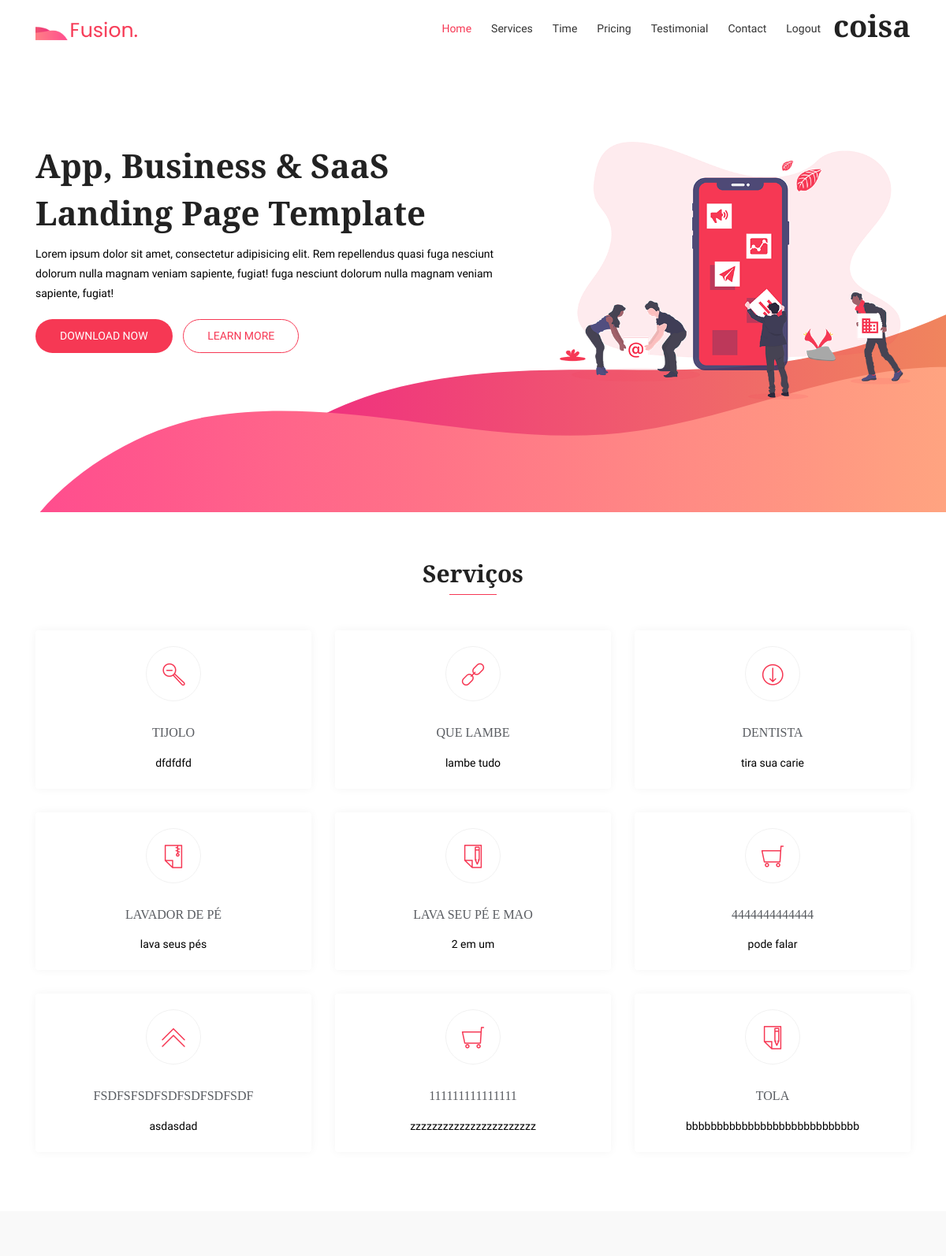
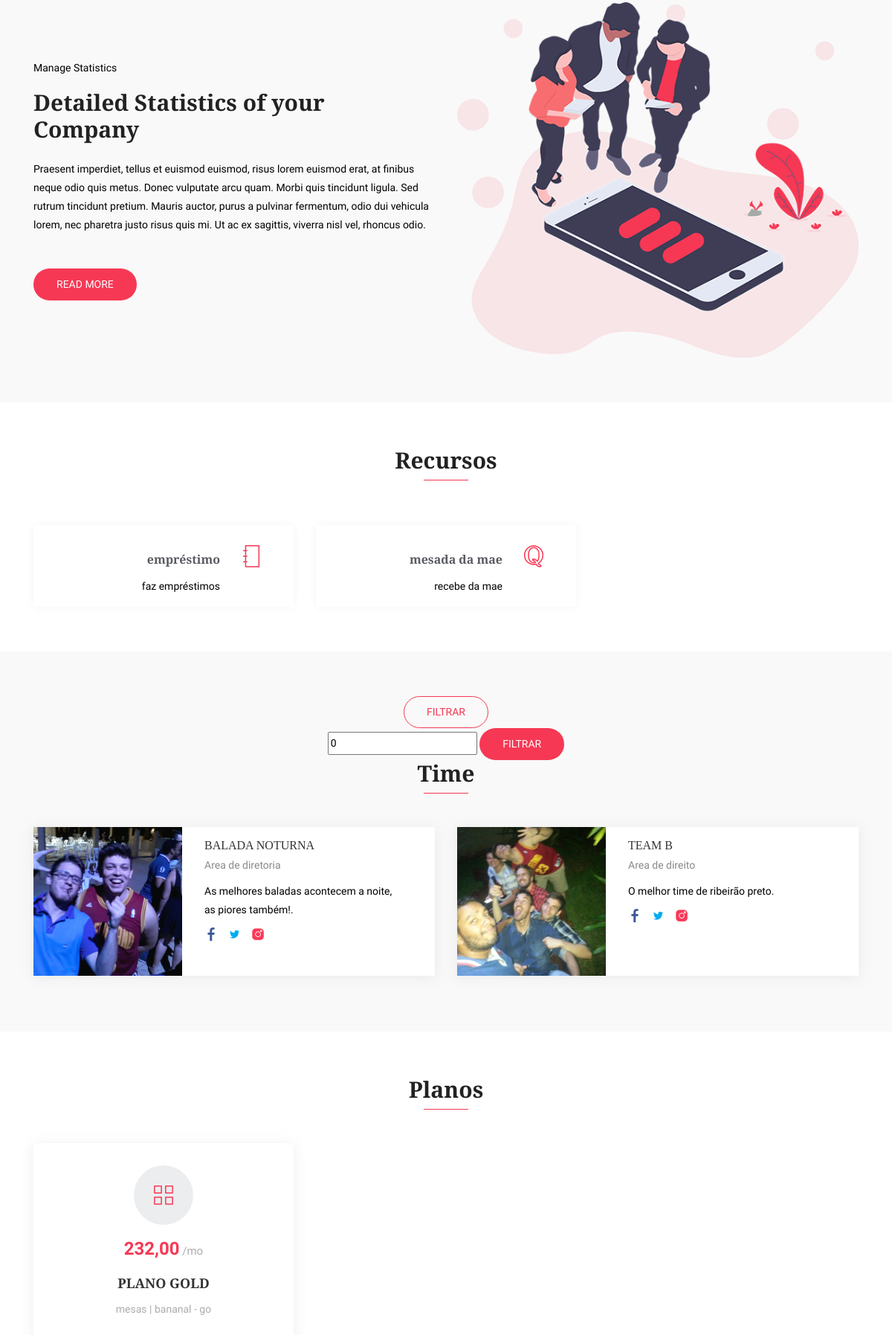
The page /fusion/home/ (signed in, upper part) on the database its author committed (2 pictures, top to bottom).
### fusion/models.py (models this page shows, shortened)
class Service(models.Model):
    STATUS_CHOICE = (
        ('active', 'Ativo'),
        ('deleted', 'Deletado'),
        ('blocked', 'Bloqueado'),
    )
    titulo = models.CharField('Titulo', max_length=100)
    descricao = models.TextField('Descrição', blank=True, null=True, )
    icone = models.CharField('Ícone', max_length=100, choices=ICONS_CHOICE)
    empresa = models.ForeignKey(Empresa, on_delete=models.CASCADE, related_name="services",
                                verbose_name='Empresa')  # relaciona o registro da tabela com o registro da tabela  Empresa
    liberado = models.BooleanField('Liberado', default=False)
    status = models.CharField('Status', choices=STATUS_CHOICE, default=STATUS_CHOICE[0][0], max_length=11, null=True, blank=True)
    class Meta:
        verbose_name = 'Serviço'
        verbose_name_plural = 'Serviços'

class Resource(models.Model):
    titulo = models.CharField(max_length=100)
    descricao = models.TextField(blank=True, null=True)
    icone = models.CharField(max_length=100, choices=ICONS_CHOICE)
    empresa = models.ForeignKey(Empresa, on_delete=models.CASCADE,
                                related_name="resources")  # relaciona o registro da tabela com o registro da tabela  Empresa
    class Meta:
        verbose_name = 'Recurso'
        verbose_name_plural = 'Recursos'

class Team(models.Model):
    CARGOCHOICES = (
        ("1", "Area de programação"),
        ("2", "Area de direito"),
        ("3", "Area de diretoria"),
        ("4", "Area de almoxerifado"),
        ("5", "Area de farmácia"),
    )
    imagem = models.ImageField(blank=True, null=True, upload_to='team/')
    experiencia = models.DecimalField(max_digits=6, decimal_places=0, default=0)
    nome = models.CharField(max_length=100)
    cargo = models.CharField(choices=CARGOCHOICES, max_length=2)
    descricao = models.TextField(max_length=100)
    facebook_url = models.URLField(blank=True, null=True)
    twitter_url = models.URLField(blank=True, null=True)
    instagran_url = models.URLField(blank=True, null=True)
    empresa = models.ForeignKey(Empresa, on_delete=models.CASCADE, related_name="teams")
    class Meta:
        verbose_name = 'Equipe'
        verbose_name_plural = 'Equipes'

class Plan(models.Model):
    preco = models.DecimalField(max_digits=6, decimal_places=2, blank=True, null=True)
    titulo = models.TextField(max_length=100, blank=True, null=True)
    icone = models.CharField(max_length=100, choices=ICONS_CHOICE)
    empresa = models.ForeignKey(Empresa, on_delete=models.CASCADE, related_name="plans")
    class Meta:
        verbose_name = 'Plano'
        verbose_name_plural = 'Planos'

class Empresa(models.Model):
    nome = models.CharField(max_length=100)
    cidade = models.CharField(max_length=100, blank=True, null=True)
    estado = models.CharField(max_length=100)
    usuario = models.OneToOneField(User, on_delete=models.CASCADE)
    class Meta:
        verbose_name = 'Empresa'  # nome para o cliente ver a (class 'Empresa')
        verbose_name_plural = 'Empresas'
    def __str__(self):
        return f'{self.nome} | {self.cidade} - {self.estado}'

### fusion/views.py (the view)
# urls.py: path('home/', login_required(views.PaginaInicial.as_view()), name='inicial'),
@method_decorator(csrf_exempt, name='dispatch')
class PaginaInicial(TemplateView):
    template_name = 'fusion.html'
    def get_context_data(self, **kwargs):
        sel_experiencia = self.request.GET.get("experiencia",0)
        user = self.request.user
        empresa = user.empresa
        context = super(PaginaInicial, self).get_context_data()
        services = Service.objects.filter(empresa=empresa)
        context["services"] = services
        resources = Resource.objects.filter(empresa=empresa)
        context["resources"] = resources
        teams = Team.objects.filter(empresa=empresa, experiencia__gte=sel_experiencia)
        context["teams"] = teams
        plans = Plan.objects.filter(empresa=empresa)
        context["plans"] = plans
        speechs = Speech.objects.filter(empresa=empresa)
        context["speechs"] = speechs
        form = ContactForm
        context["form"] = form
        context["sel_experiencia"] = sel_experiencia
        return context

### templates/fusion.html (shortened to what this page needs)
{% load static %}
<!DOCTYPE html>
<html lang="en">
<head>
    <link rel="stylesheet" href="{% static 'assets/css/bootstrap.min.css' %}">
    <link rel="stylesheet" href="{% static 'assets/fonts/line-icons.css' %}">
    <link rel="stylesheet" href="{% static 'assets/css/owl.carousel.min.css' %}">
    <link rel="stylesheet" href="{% static 'assets/css/owl.theme.css' %}">
    <link rel="stylesheet" href="{% static 'assets/css/animate.css' %}">
    <link rel="stylesheet" href="{% static 'assets/css/main.css' %}">
    <link rel="stylesheet" href="{% static 'assets/css/responsive.css' %}">
    <link rel="stylesheet" href="{% static 'assets/css/custom.css' %}">
</head>
<body>
<header id="header-wrap">
    <nav class="navbar navbar-expand-md bg-inverse fixed-top scrolling-navbar">
        <div class="container">
            <a href="index.html" class="navbar-brand"><img src="{% static 'assets/img/logo.png' %}" alt=""></a>
            <div class="collapse navbar-collapse" id="navbarCollapse">
                <ul class="navbar-nav mr-auto w-100 justify-content-end clearfix">
                    <li class="nav-item active">
                        <a class="nav-link" href="#hero-area">
                            Home
                        </a>
                    </li>
                    <li class="nav-item">
                        <a class="nav-link" href="#services">
                            Services
                        </a>
                    </li>
                    <li class="nav-item">
                        <a class="nav-link" href="#team">
                            Time
                        </a>
                    </li>
                    <li class="nav-item">
                        <a class="nav-link" href="#pricing">
                            Pricing
                        </a>
                    </li>
                    <li class="nav-item">
                        <a class="nav-link" href="#testimonial">
                            Testimonial
                        </a>
                    </li>
                    <li class="nav-item">
                        <a class="nav-link" href="#contact">
                            Contact
                        </a>
                    </li>
                    <li class="nav-item">
                        <a class="nav-link" href="{% url 'account_logout' %}">
                            Logout
                        </a>
                    </li>
                </ul>
                <h4 class="ml-3 head-title">{{ user }}
                </h4>
            </div>
        </div>
    </nav>
    <div id="hero-area" class="hero-area-bg">
        <div class="container">
            <div class="row">
                <div class="col-lg-7 col-md-12 col-sm-12 col-xs-12">
                    <div class="contents">
                        <h2 class="head-title">App, Business & SaaS<br>Landing Page Template</h2>
                        <p>Lorem ipsum dolor sit amet, consectetur adipisicing elit. Rem repellendus quasi fuga nesciunt
                            dolorum nulla magnam veniam sapiente, fugiat! fuga nesciunt dolorum nulla magnam veniam
                            sapiente, fugiat!</p>
                        <div class="header-button">
                            <a href="#" class="btn btn-common">Download Now</i></a>
                            <a href="#" class="btn btn-border video-popup">Learn More</i></a>
                        </div>
                    </div>
                </div>
                <div class="col-lg-5 col-md-12 col-sm-12 col-xs-12">
                    <div class="intro-img">
                        <img class="img-fluid" src="{% static 'assets/img/intro-mobile.png' %}" alt="">
                    </div>
                </div>
            </div>
        </div>
    </div>
</header>
<section id="services" class="section-padding">
    <div class="container">
        <div class="section-header text-center">
            <h2 class="section-title wow fadeInDown" data-wow-delay="0.3s">Serviços</h2>
            <div class="shape wow fadeInDown" data-wow-delay="0.3s"></div>
        </div>
        <div class="row">
            {% for service in services %}
            {% include "partials/service.html" %}
            {% endfor %}
        </div>
    </div>
</section>
<div class="about-area section-padding bg-gray">
    <div class="container">
        <div class="row">
            <div class="col-lg-6 col-md-12 col-xs-12 info">
                <div class="about-wrapper wow fadeInLeft" data-wow-delay="0.3s">
                    <div>
                        <div class="site-heading">
                            <p class="mb-3">Manage Statistics</p>
                            <h2 class="section-title">Detailed Statistics of your Company</h2>
                        </div>
                        <div class="content">
                            <p>
                                Praesent imperdiet, tellus et euismod euismod, risus lorem euismod erat, at finibus
                                neque odio quis metus. Donec vulputate arcu quam. Morbi quis tincidunt ligula. Sed
                                rutrum tincidunt pretium. Mauris auctor, purus a pulvinar fermentum, odio dui vehicula
                                lorem, nec pharetra justo risus quis mi. Ut ac ex sagittis, viverra nisl vel, rhoncus
                                odio.
                            </p>
                            <a href="#" class="btn btn-common mt-3">Read More</a>
                        </div>
                    </div>
                </div>
            </div>
            <div class="col-lg-6 col-md-12 col-xs-12 wow fadeInRight" data-wow-delay="0.3s">
                <img class="img-fluid" src="{% static 'assets/img/about/img-1.png' %}" alt="">
            </div>
        </div>
    </div>
</div>
<section id="features" class="section-padding">
    <div class="container">
        <div class="section-header text-center">
            <h2 class="section-title wow fadeInDown" data-wow-delay="0.3s">Recursos</h2>
            <div class="shape wow fadeInDown" data-wow-delay="0.3s"></div>
        </div>
        <div class="row">
            {% for resource in resources %}
            {% include "partials/resource.html" %}
            {% endfor %}
        </div>
    </div>
</section>
<section id="team" class="section-padding bg-gray">
    <div class="text-center">
        <button class="btn btn-border" type="submit" >Filtrar</button>
        <form method="get">
        <input name="experiencia" type="number" value="{{sel_experiencia}}">
            <button class="btn btn-common" type="submit" >Filtrar</button>
        </form>
    </div>
    <div class="container">
        <div class="section-header text-center">
            <h2 class="section-title wow fadeInDown" data-wow-delay="0.3s"> Time </h2>
            <div class="shape wow fadeInDown" data-wow-delay="0.3s"></div>
        </div>
        <div class="row">
            {% for team in teams %}
            {% include "partials/team.html" %}
            {% endfor %}
        </div>
    </div>
</section>
<section id="pricing" class="section-padding">
    <div class="container">
        <div class="section-header text-center">
            <h2 class="section-title wow fadeInDown" data-wow-delay="0.3s">Planos</h2>
            <div class="shape wow fadeInDown" data-wow-delay="0.3s"></div>
        </div>
        <div class="row">
            {% for plan in plans %}
            {% include "partials/plan.html" %}
            {% endfor %}
        </div>
    </div>
</section>

### templates/partials/service.html
<div class="col-md-6 col-lg-4 col-xs-12">
    <div class="services-item wow fadeInRight" data-wow-delay="0.3s">
        <div class="icon">
            <i class="{{ service.icone }}"></i>
        </div>
        <div class="services-content">
            <h3><a href="{% url 'site:service_detail' pk=service.id %}">{{ service.titulo }}</a></h3>
            <p>{{ service.descricao }} </p>
        </div>
    </div>
</div>

### templates/partials/resource.html
<div class="col-lg-4 col-md-12 col-sm-12 col-xs-12">
    <div class="content-left">
        <div class="box-item wow fadeInLeft" data-wow-delay="0.3s">
                <span class="icon">
                  <i class="{{ resource.icone }}"></i>
                </span>
                <div class="text  texto-preto">
                    <h3><a href="{% url 'site:resource_detail' pk=resource.id %}">{{ resource.titulo }}</a></h3>
                    <p>{{ resource.descricao }}</p>
            </div>
        </div>
    </div>
</div>

### templates/partials/team.html
<div class="col-lg-6 col-md-12 col-xs-12">
    <div class="team-item wow fadeInRight" data-wow-delay="0.2s">
        <div class="team-img">
            <img class="img-fluid img-fix" src="{{ team.imagem.url }}" alt="">
        </div>
        <div class="contetn">
            <div class="info-text">
                <h3><a href="{% url 'site:team_detail' pk=team.id %}">{{team.nome}}</a></h3>
                <p>{{team.get_cargo_display}}</p>
            </div>
            <p>{{team.descricao}}.</p>
            <ul class="social-icons">
                <li><a href="{{team.facebook_url}}"><i class="lni-facebook-filled" aria-hidden="true"></i></a></li>
                <li><a href="{{team.twitter_url}}"><i class="lni-twitter-filled" aria-hidden="true"></i></a></li>
                <li><a href="{{team.instagran_url}}"><i class="lni-instagram-filled" aria-hidden="true"></i></a></li>
            </ul>
        </div>
    </div>
</div>

### templates/partials/plan.html (shortened to what this page needs)
<div class="col-lg-4 col-md-6 col-xs-12">
    <div class="table wow fadeInLeft" data-wow-delay="1.2s">
        <div class="icon-box">
            <i class="{{plan.icone}}"></i>
        </div>
        <div class="pricing-header">
            <p class="price-value">{{plan.preco}}<span> /mo</span></p>
        </div>
        <div class="title">
            <h3>{{plan.titulo}}</h3>
        </div>
        <ul class="description">
            <li>{{plan.empresa}}</li>
        </ul>
    </div>
</div>

### static/assets/css/custom.css (style rules this page uses)
.img-fix { height:200px; width:200px; object-fit:cover; object-position: 50% 70%; }
.texto-preto h3 a { font-size: 16px; color: #585b60; }

### rows shown on the page
Service: titulo "TIJOLO", descricao "dfdfdfd"
Service: titulo "QUE LAMBE", descricao "lambe tudo"
Service: titulo "DENTISTA", descricao "tira sua carie"
Service: titulo "LAVADOR DE PÉ", descricao "lava seus pés"
Service: titulo "LAVA SEU PÉ E MAO", descricao "2 em um"
Service: titulo "4444444444444", descricao "pode falar"
Service: titulo "FSDFSFSDFSDFSDFSDFSDF", descricao "asdasdad"
Service: titulo "111111111111111", descricao "zzzzzzzzzzzzzzzzzzzzzzz"
Service: titulo "TOLA", descricao "bbbbbbbbbbbbbbbbbbbbbbbbbbbb"
Resource: titulo "empréstimo", descricao "faz empréstimos"
Resource: titulo "mesada da mae", descricao "recebe da mae"
Team: imagem (picture), nome "BALADA NOTURNA", cargo "Area de diretoria", descricao "As melhores baladas acontecem a noite, as piores também!"
Team: imagem (picture), nome "TEAM B", cargo "Area de direito", descricao "O melhor time de ribeirão preto"
Plan: preco "232,00", titulo "PLANO GOLD", empresa "mesas | bananal - go"

### other values the page prints
{{ user }} "coisa"
